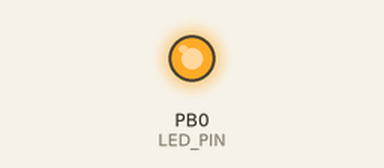
This sketch was run on a simulated ATtiny85, built with avr-gcc and run on an emulated ATtiny85. Shown: output pins drawn as LEDs (lit = HIGH). Sleep ends after the set time or at an interrupt. At 61.0 s the program stops and its outputs stay as they are.

Above: at 0.1 s.
At 60.1 s:
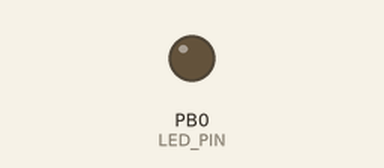
Timing chart, 0 to 61.6 s (numbered marks = the images above):
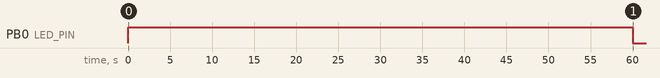

The sketch:

smart-lego.ino
```cpp
#include <avr/sleep.h>

#define adc_disable() (ADCSRA &= ~(1<<ADEN)) // disable ADC (ADC uses ~320uA)

const int LED_PIN = 0;
const unsigned long SLEEP_AFTER_MILIS = 60000; // sleep after 1 min

void setup()
{
  pinMode(LED_PIN, OUTPUT);
  adc_disable();
}

void enterSleep()
{
  cli(); // disable all interrupts
  WDTCR = 0; // turn off the Watchdog timer
  set_sleep_mode(SLEEP_MODE_PWR_DOWN);
  adc_disable();
  sleep_enable();
  sleep_cpu();
}


void loop()
{
  digitalWrite(LED_PIN, HIGH);
  do
  {
    delay(1000);
  } while (millis() < SLEEP_AFTER_MILIS);

  digitalWrite(LED_PIN, LOW);
  delay(1000);
  enterSleep();

  // ...continue after reset
}
```

Measured:
- by itself, PB0 (LED_PIN): LOW → HIGH at 0.00 s, → LOW 60.0 s later
